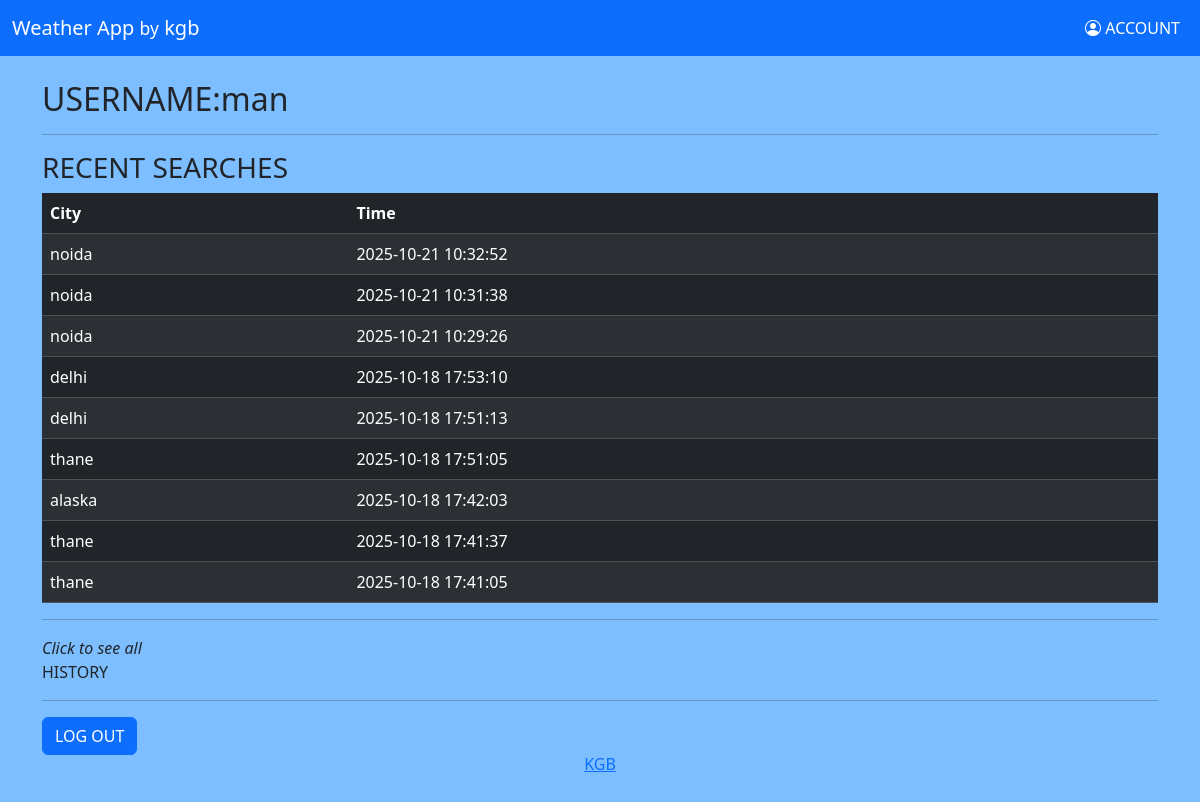
The page /account (signed in) on the database as committed earlier.
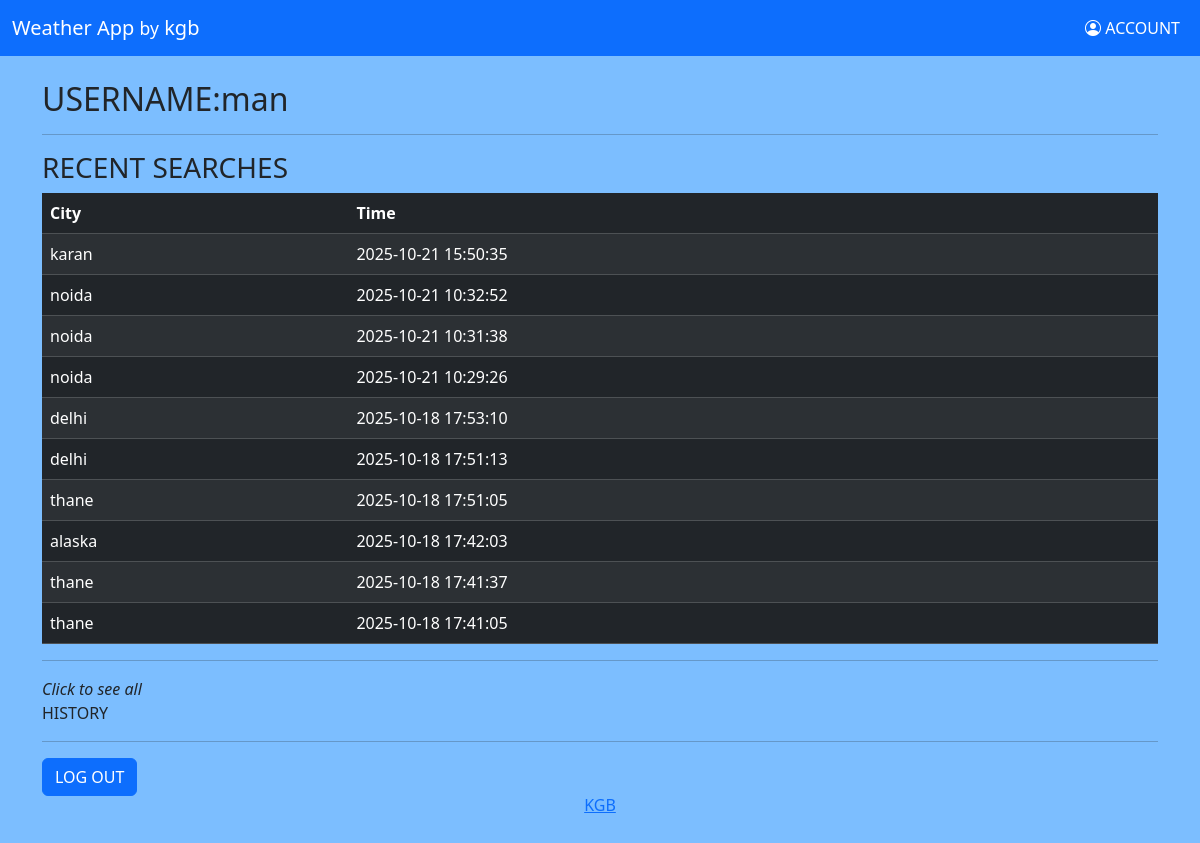
The same page on the database as committed later.
### tables this page shows
CREATE TABLE history (id INTEGER PRIMARY KEY AUTOINCREMENT,user_id INTEGER,city TEXT,time DATETIME DEFAULT CURRENT_TIMESTAMP,FOREIGN KEY(user_id) REFERENCES users(id));

### app.py (the view)
@app.route("/account")
@login_required
def account():
    with sqlite3.connect("weather.db") as conn:
        cursor = conn.cursor()
        x=cursor.execute("SELECT city, time FROM history WHERE user_id=? ORDER BY time DESC LIMIT 10",(session["user_id"],))
        recent=x.fetchall()
        cursor.execute("SELECT username FROM users WHERE id=?",(session["user_id"],))
        username=cursor.fetchone()[0]
    return render_template("account.html",recent=recent,username=username)

### app.py (called while the page is built)
def login_required(f):
    @wraps(f)
    def wrapper(*args, **kwds):
        if "user_id" not in session:
            flash("Please log in first","error")
            return redirect("/")
        return f(*args, **kwds)
    return wrapper

### templates/account.html (shortened to what this page needs)
{% extends "layout.html" %}
{% block body %}
    <div class="container mt-4">
        <h2>USERNAME:{{ username }}</h2>
        <hr>
        <h3>RECENT SEARCHES</h3>
        {% if recent %}
            <table class="table table-dark table-striped">
                <thead>
                    <tr>
                        <th>City</th>
                        <th>Time</th>
                    </tr>
                </thead>
                <tbody>
                    {% for h in recent %}
                        <tr>
                            <td>{{h[0]}}</td>
                            <td>{{h[1]}}</td>
                        </tr>
                    {% endfor %}
                </tbody>
            </table>
        {% else %}
            <p>There is no history to show</p>
        {% endif %}
        <hr>
        <i>Click to see all</i><a class="nav-link active" href="/history">HISTORY</a>
        <hr>
        <a class="btn btn-primary" href="/logout">LOG OUT</a>
    </div>
{% endblock %}

Rows that differ between the two databases and show on the page:
added history: city "karan", time "2025-10-21 15:50:35"
